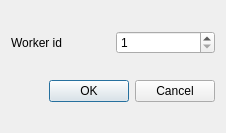
<?xml version="1.0" encoding="UTF-8"?>
<ui version="4.0">
 <class>Dialog</class>
 <widget class="QDialog" name="Dialog">
  <property name="geometry">
   <rect>
    <x>0</x>
    <y>0</y>
    <width>226</width>
    <height>133</height>
   </rect>
  </property>
  <property name="windowTitle">
   <string>Show worker</string>
  </property>
  <layout class="QGridLayout" name="gridLayout">
   <item row="0" column="0">
    <layout class="QHBoxLayout" name="horizontalLayout">
     <item>
      <widget class="QLabel" name="label">
       <property name="text">
        <string>Worker id</string>
       </property>
      </widget>
     </item>
     <item>
      <widget class="QSpinBox" name="id_box">
       <property name="minimum">
        <number>1</number>
       </property>
       <property name="maximum">
        <number>9999999</number>
       </property>
      </widget>
     </item>
    </layout>
   </item>
   <item row="1" column="0">
    <widget class="QDialogButtonBox" name="buttonBox">
     <property name="orientation">
      <enum>Qt::Horizontal</enum>
     </property>
     <property name="standardButtons">
      <set>QDialogButtonBox::Cancel|QDialogButtonBox::Ok</set>
     </property>
    </widget>
   </item>
  </layout>
 </widget>
 <resources/>
 <connections>
  <connection>
   <sender>buttonBox</sender>
   <signal>accepted()</signal>
   <receiver>Dialog</receiver>
   <slot>accept()</slot>
   <hints>
    <hint type="sourcelabel">
     <x>248</x>
     <y>254</y>
    </hint>
    <hint type="destinationlabel">
     <x>157</x>
     <y>274</y>
    </hint>
   </hints>
  </connection>
  <connection>
   <sender>buttonBox</sender>
   <signal>rejected()</signal>
   <receiver>Dialog</receiver>
   <slot>reject()</slot>
   <hints>
    <hint type="sourcelabel">
     <x>316</x>
     <y>260</y>
    </hint>
    <hint type="destinationlabel">
     <x>286</x>
     <y>274</y>
    </hint>
   </hints>
  </connection>
 </connections>
</ui>
